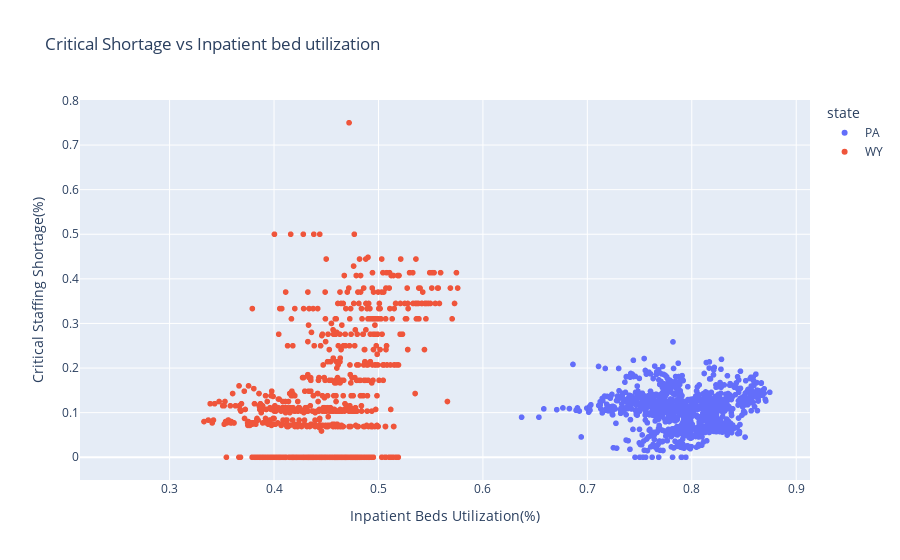

Notebook cell for this chart:
### Code cell
import plotly.express as px
#"WA","CA","KS","TX","NC"
fig = px.scatter(raw_data.loc[raw_data["state"].isin(["WY","PA"])], x="inpatient_beds_utilization", y="critical_staffing_shortage_today_yes_perc",color="state", title='Critical Shortage vs Inpatient bed utilization',labels={
                     "critical_staffing_shortage_today_yes_perc": "Critical Staffing Shortage(%)",
                     "inpatient_beds_utilization": "Inpatient Beds Utilization(%)"
                 })
#fig.add_scatter(x=state_data['date'], y=state_data['inpatient_beds'])
fig.show()
fig.write_html("..\\static\\html_plots\\critical_shortage_vs_inpatient_bed_utilization_PA_WY.html")

### Figure 1 — Plotly figure (JSON) as saved in the notebook; plotly's stock layout.template omitted (floating-point values rounded to 4 significant figures; data arrays with more than 128 entries replaced by an {"elided": "..."} marker saying what was removed)
{"data": [{"hovertemplate": "state=PA<br>Inpatient Beds Utilization(%)=%{x}<br>Critical Staffing Shortage(%)=%{y}<extra></extra>", "legendgroup": "PA", "marker": {"color": "#636efa", "symbol": "circle"}, "mode": "markers", "name": "PA", "showlegend": true, "type": "scattergl", "x": {"elided": "1078 float values"}, "xaxis": "x", "y": {"elided": "1078 float values"}, "yaxis": "y"}, {"hovertemplate": "state=WY<br>Inpatient Beds Utilization(%)=%{x}<br>Critical Staffing Shortage(%)=%{y}<extra></extra>", "legendgroup": "WY", "marker": {"color": "#EF553B", "symbol": "circle"}, "mode": "markers", "name": "WY", "showlegend": true, "type": "scattergl", "x": {"elided": "1078 float values"}, "xaxis": "x", "y": {"elided": "1078 float values"}, "yaxis": "y"}], "layout": {"legend": {"title": {"text": "state"}, "tracegroupgap": 0}, "title": {"text": "Critical Shortage vs Inpatient bed utilization"}, "xaxis": {"anchor": "y", "domain": [0, 1], "title": {"text": "Inpatient Beds Utilization(%)"}}, "yaxis": {"anchor": "x", "domain": [0, 1], "title": {"text": "Critical Staffing Shortage(%)"}}}}
